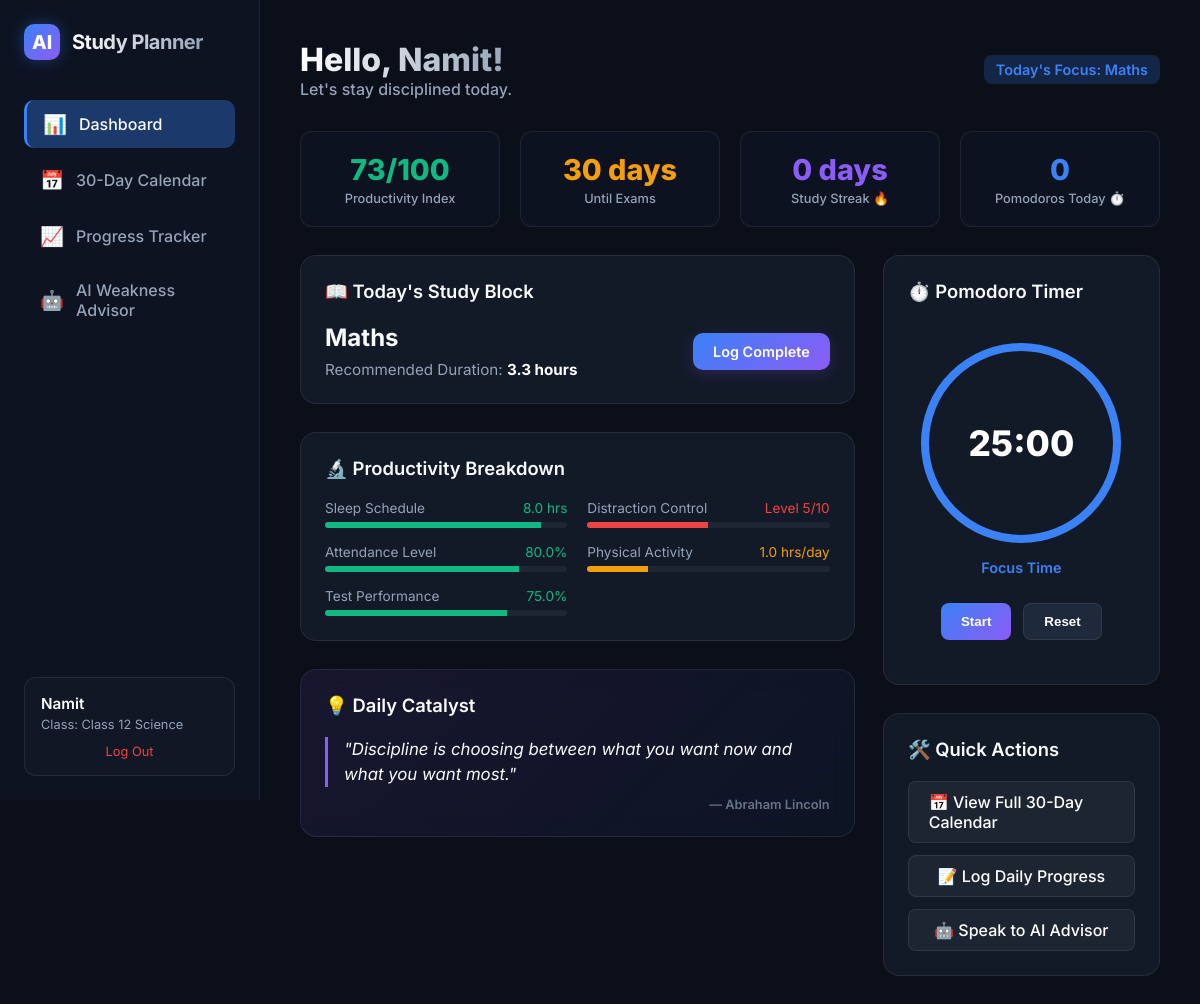
The app's page /dashboard (signed in) with its own data.
### tables this page shows
CREATE TABLE users (
            id INTEGER PRIMARY KEY AUTOINCREMENT,
            username TEXT UNIQUE NOT NULL,
            password_hash TEXT NOT NULL,
            name TEXT NOT NULL,
            student_class TEXT NOT NULL,
            mode TEXT DEFAULT 'Boards', -- Boards, ISC, JEE
            days_left_exam INTEGER DEFAULT 30,
            weak_subject TEXT DEFAULT 'Maths',
            study_hours FLOAT DEFAULT 4.0,
            sleep_hours FLOAT DEFAULT 8.0,
            attendance FLOAT DEFAULT 80.0,
            test_score FLOAT DEFAULT 75.0,
            distraction_level INTEGER DEFAULT 5,
            physical_activity FLOAT DEFAULT 1.0,
            maths_difficulty INTEGER DEFAULT 5,
            physics_difficulty INTEGER DEFAULT 5,
            chemistry_difficulty INTEGER DEFAULT 5,
            ai_robotics_difficulty INTEGER DEFAULT 5,
            english_difficulty INTEGER DEFAULT 5,
            physical_education_difficulty INTEGER DEFAULT 5,
            streak INTEGER DEFAULT 0,
            last_activity_date TEXT
        );

CREATE TABLE study_schedules (
            id INTEGER PRIMARY KEY AUTOINCREMENT,
            user_id INTEGER NOT NULL,
            day_number INTEGER NOT NULL,
            date_string TEXT NOT NULL,
            subject TEXT NOT NULL,
            hours_scheduled FLOAT NOT NULL,
            holiday_mode INTEGER DEFAULT 0,
            FOREIGN KEY (user_id) REFERENCES users(id) ON DELETE CASCADE
        );

### app.py (the view)
@app.route('/dashboard')
def dashboard():
    if 'user_id' not in session:
        return redirect(url_for('login'))
    user_id = session['user_id']
    user = db.get_user_by_id(user_id)
    productivity = calculate_productivity_score(user)
    today_sub, today_hrs = get_today_subject_and_hours(user_id, user)
    logs = db.get_user_logs(user_id)
    today_str = datetime.date.today().strftime("%Y-%m-%d")
    today_log = next((l for l in logs if l['log_date'] == today_str), None)
    pomodoros = today_log['completed_pomodoros'] if today_log else 0
    random.seed(datetime.date.today().toordinal())
    quote = random.choice(QUOTES)
    return render_template(
        'dashboard.html',
        active_page='dashboard',
        user=user,
        name=user['name'],
        productivity_score=productivity,
        today_subject=today_sub,
        today_hours=today_hrs,
        pomodoros_completed=pomodoros,
        quote_text=quote[0],
        quote_author=quote[1]
    )

### app.py (called while the page is built)
def calculate_productivity_score(user):
    sleep_score = min(20, (user['sleep_hours'] / 8.0) * 20) if user['sleep_hours'] <= 8 else max(0, 20 - (user['sleep_hours'] - 8) * 4)
    attendance_score = (user['attendance'] / 100.0) * 20
    distraction_score = ((10 - user['distraction_level']) / 10.0) * 20
    activity_score = min(10, (user['physical_activity'] / 2.0) * 10)
    test_score_contrib = (user['test_score'] / 100.0) * 30
    total = sleep_score + attendance_score + distraction_score + activity_score + test_score_contrib
    return int(max(0, min(100, total)))

def get_today_subject_and_hours(user_id, user):
    schedule = db.get_schedule(user_id)
    if not schedule:
        generate_30_day_schedule(user_id, user)
        schedule = db.get_schedule(user_id)
    logs = db.get_user_logs(user_id)
    day_idx = len(logs) % 30
    if day_idx < len(schedule):
        today_row = schedule[day_idx]
        hours = today_row['hours_scheduled']
        if today_row['holiday_mode']:
            hours = round(hours * 0.5, 1)
        return today_row['subject'], hours
    return "Revision + Mock Test", 2.0

### database.py (called while the page is built)
def get_db_connection():
    conn = sqlite3.connect(DB_PATH)
    conn.row_factory = sqlite3.Row
    return conn

def get_user_by_id(user_id):
    conn = get_db_connection()
    user = conn.execute('SELECT * FROM users WHERE id = ?', (user_id,)).fetchone()
    conn.close()
    return user

def get_schedule(user_id):
    conn = get_db_connection()
    schedule = conn.execute('SELECT * FROM study_schedules WHERE user_id = ? ORDER BY day_number ASC', (user_id,)).fetchall()
    conn.close()
    return schedule

def get_user_logs(user_id):
    conn = get_db_connection()
    logs = conn.execute('SELECT * FROM daily_logs WHERE user_id = ? ORDER BY log_date ASC', (user_id,)).fetchall()
    conn.close()
    return logs

### templates/dashboard.html (shortened to what this page needs)
{% extends "base.html" %}
{% block content %}
<div class="header-section">
    <div>
        <h1 class="welcome-title">Hello, {{ name }}!</h1>
        <p class="date-indicator">Let's stay disciplined today.</p>
    </div>
    <div style="text-align: right;">
        <span class="subject-badge subject-{{ today_subject|replace(' ', '_')|replace('+', '_') }}" style="font-size: 0.9rem; padding: 6px 12px; border-radius: 8px;">
            Today's Focus: {{ today_subject }}
        </span>
    </div>
</div>
<div class="metrics-row">
    <div class="metric-box">
        <div class="metric-value productivity">{{ productivity_score }}/100</div>
        <div class="metric-label">Productivity Index</div>
    </div>
    <div class="metric-box">
        <div class="metric-value countdown">{{ user.days_left_exam }} days</div>
        <div class="metric-label">Until Exams</div>
    </div>
    <div class="metric-box">
        <div class="metric-value streak" id="metric-streak">{{ user.streak }} days</div>
        <div class="metric-label">Study Streak 🔥</div>
    </div>
    <div class="metric-box">
        <div class="metric-value" style="color: var(--color-primary);" id="metric-pomodoros">{{ pomodoros_completed }}</div>
        <div class="metric-label">Pomodoros Today ⏱️</div>
    </div>
</div>
<div class="dashboard-grid">
    <div class="dashboard-column">
        <div class="glass-card">
            <h2 class="card-title">📖 Today's Study Block</h2>
            <div style="display: flex; justify-content: space-between; align-items: center;">
                <div>
                    <h3 style="font-size: 1.5rem; margin-bottom: 8px; font-weight: 700;">
                        {{ today_subject }}
                    </h3>
                    <p style="color: var(--text-secondary); font-size: 0.95rem;">
                        Recommended Duration: <strong style="color: white;">{{ today_hours }} hours</strong>
                    </p>
                </div>
                <div>
                    {% if today_subject != "Revision + Mock Test" and today_subject != "Free / Rest Day" %}
                    <a href="/progress" class="btn-primary" style="padding: 10px 20px; font-size: 0.9rem; text-decoration: none;">
                        Log Complete
                    </a>
                    {% endif %}
                </div>
            </div>
        </div>
        <div class="glass-card">
            <h2 class="card-title">🔬 Productivity Breakdown</h2>
            <div style="display: grid; grid-template-columns: 1fr 1fr; gap: 20px;">
                <div>
                    <div style="display: flex; justify-content: space-between; margin-bottom: 6px; font-size: 0.85rem;">
                        <span style="color: var(--text-secondary);">Sleep Schedule</span>
                        <span style="{{ 'color: var(--color-success);' if user.sleep_hours >= 7 else 'color: var(--color-danger);' }}">
                            {{ user.sleep_hours }} hrs
                        </span>
                    </div>
                    <div style="width: 100%; height: 6px; background-color: rgba(255,255,255,0.05); border-radius: 3px; overflow: hidden; margin-bottom: 16px;">
                        <div style="width: {{ (user.sleep_hours / 9.0 * 100)|round }}%; height: 100%; background-color: {{ 'var(--color-success)' if user.sleep_hours >= 7 else 'var(--color-danger)' }};"></div>
                    </div>
                    <div style="display: flex; justify-content: space-between; margin-bottom: 6px; font-size: 0.85rem;">
                        <span style="color: var(--text-secondary);">Attendance Level</span>
                        <span style="{{ 'color: var(--color-success);' if user.attendance >= 75 else 'color: var(--color-danger);' }}">
                            {{ user.attendance }}%
                        </span>
                    </div>
                    <div style="width: 100%; height: 6px; background-color: rgba(255,255,255,0.05); border-radius: 3px; overflow: hidden; margin-bottom: 16px;">
                        <div style="width: {{ user.attendance }}%; height: 100%; background-color: {{ 'var(--color-success)' if user.attendance >= 75 else 'var(--color-danger)' }};"></div>
                    </div>
                    <div style="display: flex; justify-content: space-between; margin-bottom: 6px; font-size: 0.85rem;">
                        <span style="color: var(--text-secondary);">Test Performance</span>
                        <span style="{{ 'color: var(--color-success);' if user.test_score >= 75 else 'color: var(--color-warning);' }}">
                            {{ user.test_score }}%
                        </span>
                    </div>
                    <div style="width: 100%; height: 6px; background-color: rgba(255,255,255,0.05); border-radius: 3px; overflow: hidden;">
                        <div style="width: {{ user.test_score }}%; height: 100%; background-color: {{ 'var(--color-success)' if user.test_score >= 75 else 'var(--color-warning)' }};"></div>
                    </div>
                </div>
                <div>
                    <div style="display: flex; justify-content: space-between; margin-bottom: 6px; font-size: 0.85rem;">
                        <span style="color: var(--text-secondary);">Distraction Control</span>
                        <span style="{{ 'color: var(--color-success);' if user.distraction_level <= 4 else 'color: var(--color-danger);' }}">
                            Level {{ user.distraction_level }}/10
                        </span>
                    </div>
                    <div style="width: 100%; height: 6px; background-color: rgba(255,255,255,0.05); border-radius: 3px; overflow: hidden; margin-bottom: 16px;">
                        <div style="width: {{ (10 - user.distraction_level) * 10 }}%; height: 100%; background-color: {{ 'var(--color-success)' if user.distraction_level <= 4 else 'var(--color-danger)' }};"></div>
                    </div>
                    <div style="display: flex; justify-content: space-between; margin-bottom: 6px; font-size: 0.85rem;">
                        <span style="color: var(--text-secondary);">Physical Activity</span>
                        <span style="{{ 'color: var(--color-success);' if user.physical_activity >= 1.5 else 'color: var(--color-warning);' }}">
                            {{ user.physical_activity }} hrs/day
                        </span>
                    </div>
                    <div style="width: 100%; height: 6px; background-color: rgba(255,255,255,0.05); border-radius: 3px; overflow: hidden;">
                        <div style="width: {{ (user.physical_activity / 4.0 * 100)|round }}%; height: 100%; background-color: {{ 'var(--color-success)' if user.physical_activity >= 1.5 else 'var(--color-warning)' }};"></div>
                    </div>
                </div>
            </div>
        </div>
        <div class="glass-card" style="background: linear-gradient(135deg, rgba(139, 92, 246, 0.1), rgba(59, 130, 246, 0.05));">
            <h2 class="card-title">💡 Daily Catalyst</h2>
            <div class="quote-box">
                "{{ quote_text }}"
            </div>
            <div class="quote-author">— {{ quote_author }}</div>
        </div>
    </div>
    <div class="dashboard-column">
        <div class="glass-card" style="display: flex; flex-direction: column; align-items: center;">
            <h2 class="card-title" style="align-self: flex-start;">⏱️ Pomodoro Timer</h2>
            <div class="pomodoro-container">
                <div style="position: relative; display: flex; align-items: center; justify-content: center;">
                    <svg class="timer-svg">
                        <circle class="timer-circle-bg" cx="100" cy="100" r="96"></circle>
                        <circle class="timer-circle-progress" id="pomodoro-progress" cx="100" cy="100" r="96"></circle>
                    </svg>
                    <div class="timer-display">
                        <span id="pomodoro-minutes">25</span>:<span id="pomodoro-seconds">00</span>
                    </div>
                </div>
                <div class="speech-status" id="pomodoro-label" style="margin-top: 16px; font-weight: 600; color: var(--color-primary);">Focus Time</div>
                <div class="timer-controls">
                    <button class="btn-timer primary" id="pomodoro-start">Start</button>
                    <button class="btn-timer" id="pomodoro-reset">Reset</button>
                </div>
            </div>
        </div>
        <div class="glass-card">
            <h2 class="card-title">🛠️ Quick Actions</h2>
            <div style="display: flex; flex-direction: column; gap: 12px;">
                <a href="/calendar" class="btn-secondary" style="justify-content: center;">
                    📅 View Full 30-Day Calendar
                </a>
                <a href="/progress" class="btn-secondary" style="justify-content: center;">
                    📝 Log Daily Progress
                </a>
                <a href="/ai-advisor" class="btn-secondary" style="justify-content: center;">
                    🤖 Speak to AI Advisor
                </a>
            </div>
        </div>
    </div>
</div>
{% endblock %}

### templates/base.html (shortened to what this page needs)
<!DOCTYPE html>
<html lang="en">
<head>
    <link rel="stylesheet" href="{{ url_for('static', filename='css/style.css') }}">
</head>
<body>
    <div class="app-wrapper">
        <aside class="sidebar">
            <div class="logo-container">
                <div class="logo-icon">AI</div>
                <div class="logo-text">Study Planner</div>
            </div>
            <nav>
                <ul class="menu-list">
                    <li class="menu-item {% if active_page == 'dashboard' %}active{% endif %}">
                        <a href="/dashboard">
                            <span class="menu-icon">📊</span> Dashboard
                        </a>
                    </li>
                    <li class="menu-item {% if active_page == 'calendar' %}active{% endif %}">
                        <a href="/calendar">
                            <span class="menu-icon">📅</span> 30-Day Calendar
                        </a>
                    </li>
                    <li class="menu-item {% if active_page == 'progress' %}active{% endif %}">
                        <a href="/progress">
                            <span class="menu-icon">📈</span> Progress Tracker
                        </a>
                    </li>
                    <li class="menu-item {% if active_page == 'ai_advisor' %}active{% endif %}">
                        <a href="/ai-advisor">
                            <span class="menu-icon">🤖</span> AI Weakness Advisor
                        </a>
                    </li>
                </ul>
            </nav>
            <div class="user-profile-summary">
                <div class="user-name">{{ session.get('name', 'Student') }}</div>
                <div class="user-class">Class: {{ session.get('class', 'N/A') }}</div>
                <a href="/logout" class="logout-btn">Log Out</a>
            </div>
        </aside>
        <main class="main-content">
            {% block content %}{% endblock %}
        </main>
    </div>
</body>
</html>

### records on screen
users: get "Namit", get "Class 12 Science", name "Namit", days_left_exam "30", streak "0", sleep_hours "8.0", attendance "80.0", test_score "75.0", distraction_level "5", physical_activity "1.0"
study_schedules: subject "Maths", hours_scheduled "3.3"

### other values on screen
{{ productivity_score }} "73"
{{ pomodoros_completed }} "0"
